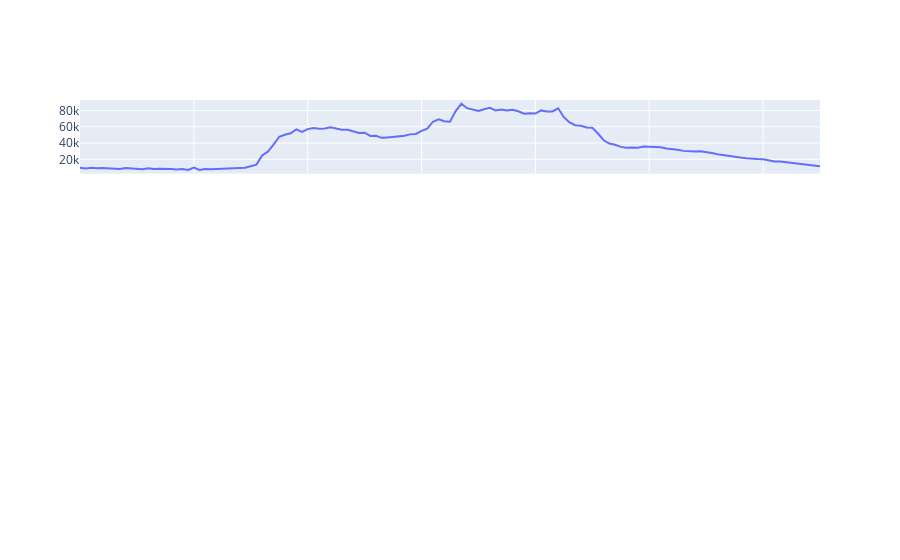

The cell this chart's notebook holds for it:
### Code cell
fig=make_subplots(rows=4,cols=1,shared_xaxes=True)
fig.add_trace(go.Scatter(x=subset.index,y=subset['John'],mode='lines'),1,1)

### Figure 1 — Plotly figure (JSON) as saved in the notebook; plotly's stock layout.template omitted (floating-point values rounded to 4 significant figures; data arrays with more than 128 entries replaced by an {"elided": "..."} marker saying what was removed)
{"data": [{"mode": "lines", "type": "scatter", "x": {"elided": "131 int values"}, "y": {"elided": "131 int values"}}], "layout": {"xaxis": {"anchor": "y", "domain": [0, 1], "matches": "x4", "showticklabels": false}, "xaxis2": {"anchor": "y2", "domain": [0, 1], "matches": "x4", "showticklabels": false}, "xaxis3": {"anchor": "y3", "domain": [0, 1], "matches": "x4", "showticklabels": false}, "xaxis4": {"anchor": "y4", "domain": [0, 1]}, "yaxis": {"anchor": "x", "domain": [0.8063, 1]}, "yaxis2": {"anchor": "x2", "domain": [0.5375, 0.7312]}, "yaxis3": {"anchor": "x3", "domain": [0.2687, 0.4625]}, "yaxis4": {"anchor": "x4", "domain": [0, 0.1938]}}}
